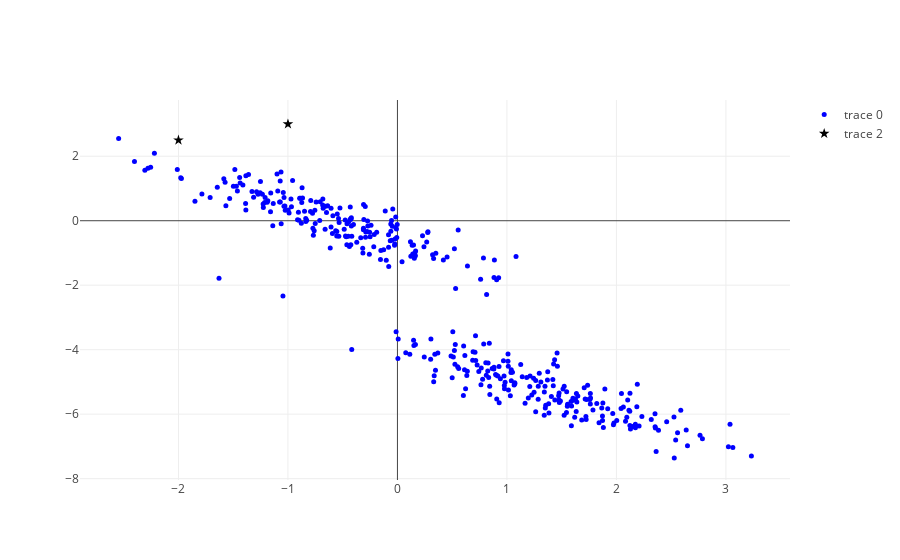
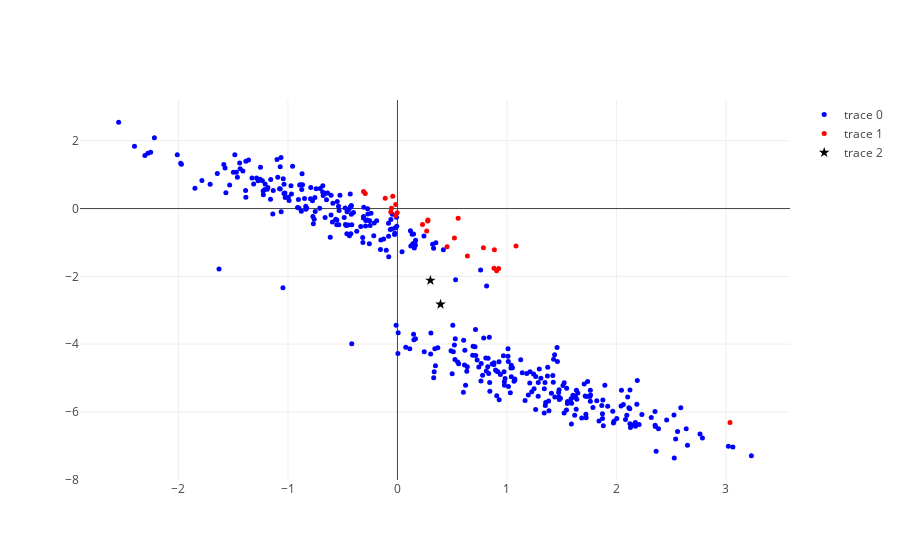
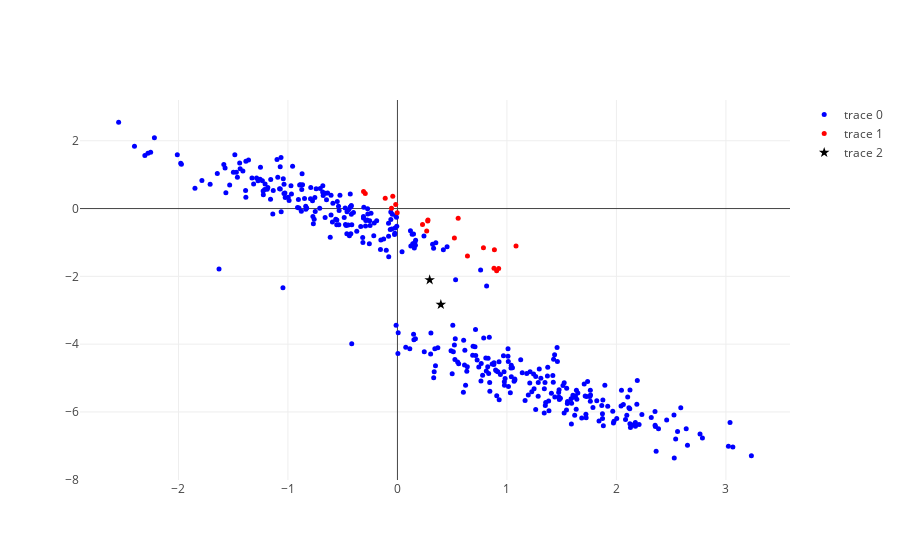
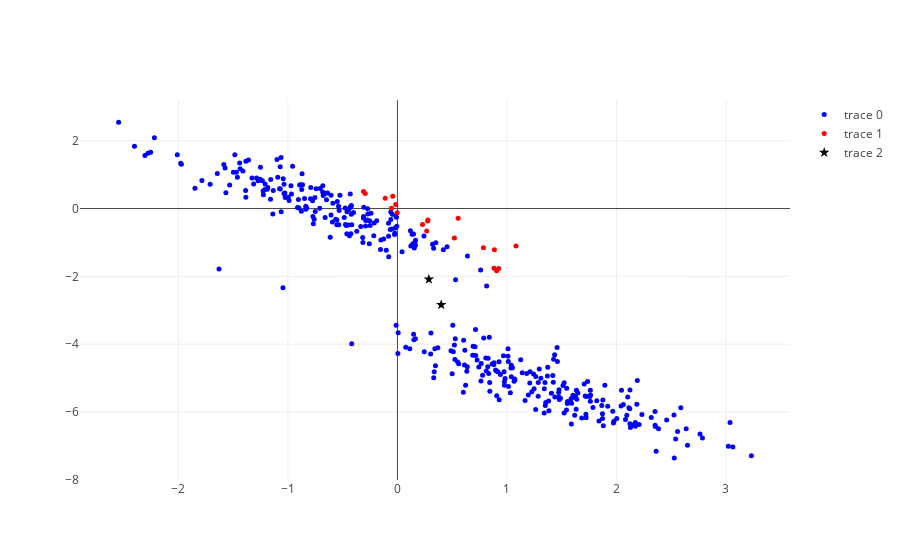

Notebook cell for these charts, in order:
### Code cell
n_iter = 50
n = 400
c = np.zeros((n,1))
d = np.zeros((k,1))
Q = np.zeros((n,2))

for m in range(n_iter):
    c = np.argmax(Q,1)
    A = np.where(c==0)
    B = np.where(c==1)
    scatter = go.Scatter(
    x = X[A[0],0],
    y = X[A[0],1],
    mode='markers',
    marker=dict(
            size=5,
            symbol='circle',
            color='blue',
            opacity=1
        )
    )
    scatter1 = go.Scatter(
        x = X[B[0],0],
        y = X[B[0],1],
        mode='markers',
        marker=dict(
            size=5,
            symbol='circle',
            color='red',
            opacity=1
        )
    )

    
    scatter4 = go.Scatter(
        x = centers[:,0],
        y = centers[:,1],
        mode='markers',
        marker=dict(
            size=8,
            symbol='star',
            color='black',
            opacity=1
        )
    )
    # Above code is for scatter plot of every iteration.

    data = [scatter,scatter1,scatter4]
    iplot(data, filename='fig0')
    # Assign clusters
    print(Sigma1)
    print(Sigma2)
    for i in range(n):
        #d[0] = (X[i,:] - centers[0,:])@Sigma1@(X[i,:] - centers[0,:]).T/2 - np.log(pi[0])
        #d[1] = (X[i,:] - centers[1,:])@Sigma2@(X[i,:] - centers[1,:]).T/2 - np.log(pi[1])
        #c[i] = np.argmin(d)

        var1 = multivariate_normal(mean=centers[0,:], cov=Sigma1)
        var2 = multivariate_normal(mean=centers[1,:], cov=Sigma2)
        Q[i,0] = var1.pdf(X[i,:])*pi[0]
        Q[i,1] = var2.pdf(X[i,:])*pi[1]
        sm =  Q[i,1] + Q[i,0]
        Q[i,0] = Q[i,0]/sm
        Q[i,1] = Q[i,1]/sm
    data = []
    
    # Compute Means and ellipsoids
    centers[0,:] = X.T@Q[:,0]/sum(Q[:,0])
    centers[1,:] = X.T@Q[:,1]/sum(Q[:,1])
    Sigma1 = np.zeros((2,2))
    Sigma2 = np.zeros((2,2))
    for t in range(n):
        Sigma1 = Sigma1 + Q[t,0]*np.asmatrix(X[t,:] - centers[0,:]).T@np.asmatrix(X[t,:] - centers[0,:])/sum(Q[:,0])
        Sigma2 = Sigma2 + Q[t,1]*np.asmatrix(X[t,:] - centers[1,:]).T@np.asmatrix(X[t,:] - centers[1,:])/sum(Q[:,1])
    pi[1] =  sum(Q[:,1])/n
    pi[0] = sum(Q[:,0])/n

### Figure 1 — Plotly figure (JSON) as saved in the notebook; plotly's stock layout.template omitted (floating-point values rounded to 4 significant figures; data arrays with more than 128 entries replaced by an {"elided": "..."} marker saying what was removed)
{"data": [{"marker": {"color": "blue", "opacity": 1, "size": 5, "symbol": "circle"}, "mode": "markers", "type": "scatter", "uid": "6c16cff8-bfc0-4329-97b3-5fcf9bd1466d", "x": {"elided": "400 float values"}, "y": {"elided": "400 float values"}}, {"marker": {"color": "red", "opacity": 1, "size": 5, "symbol": "circle"}, "mode": "markers", "type": "scatter", "uid": "56374fe0-d32d-401c-bb95-c9717268c1eb", "x": [], "y": []}, {"marker": {"color": "black", "opacity": 1, "size": 8, "symbol": "star"}, "mode": "markers", "type": "scatter", "uid": "9c96d0e5-9114-4e3b-9dad-b472e8ceb35e", "x": [-2, -1], "y": [2.5, 3]}], "layout": {}}

### Figure 2 — Plotly figure (JSON) as saved in the notebook; plotly's stock layout.template omitted (floating-point values rounded to 4 significant figures; data arrays with more than 128 entries replaced by an {"elided": "..."} marker saying what was removed)
{"data": [{"marker": {"color": "blue", "opacity": 1, "size": 5, "symbol": "circle"}, "mode": "markers", "type": "scatter", "uid": "a984f7fe-216c-40af-897c-170b3ecbcc41", "x": {"elided": "376 float values"}, "y": {"elided": "376 float values"}}, {"marker": {"color": "red", "opacity": 1, "size": 5, "symbol": "circle"}, "mode": "markers", "type": "scatter", "uid": "454c46f2-16da-49cc-b618-a502c3524ded", "x": [3.037, -0.06055, 0.4532, 0.2787, -0.04277, 0.6393, -0.01588, -0.01604, 0.8856, 0.5547, 1.083, -0.05405, -0.1116, 0.7854, 0.9059, -0.3095, 0.2672, -0.002112, 0.5201, 0.2289, 0.882, 0.9245, -0.2941, 0.2767], "y": [-6.312, -0.1014, -1.128, -0.3384, 0.3663, -1.403, 0.118, -0.2089, -1.218, -0.2861, -1.106, 0.009795, 0.3036, -1.154, -1.833, 0.5059, -0.6592, -0.1206, -0.8718, -0.4692, -1.761, -1.771, 0.4412, -0.3656]}, {"marker": {"color": "black", "opacity": 1, "size": 8, "symbol": "star"}, "mode": "markers", "type": "scatter", "uid": "df5591f4-8d1e-4121-a77c-95490340c26d", "x": [0.3932, 0.301], "y": [-2.825, -2.12]}], "layout": {}}

### Figure 3 — Plotly figure (JSON) as saved in the notebook; plotly's stock layout.template omitted (floating-point values rounded to 4 significant figures; data arrays with more than 128 entries replaced by an {"elided": "..."} marker saying what was removed)
{"data": [{"marker": {"color": "blue", "opacity": 1, "size": 5, "symbol": "circle"}, "mode": "markers", "type": "scatter", "uid": "df5dee36-948c-4a78-ac02-2e4d76feee74", "x": {"elided": "380 float values"}, "y": {"elided": "380 float values"}}, {"marker": {"color": "red", "opacity": 1, "size": 5, "symbol": "circle"}, "mode": "markers", "type": "scatter", "uid": "a78d575e-4d5a-4a86-aba3-e42a0c333d2a", "x": [0.2787, -0.04277, 0.6393, -0.01588, 0.8856, 0.5547, 1.083, -0.05405, -0.1116, 0.7854, 0.9059, -0.3095, 0.2672, -0.002112, 0.5201, 0.2289, 0.882, 0.9245, -0.2941, 0.2767], "y": [-0.3384, 0.3663, -1.403, 0.118, -1.218, -0.2861, -1.106, 0.009795, 0.3036, -1.154, -1.833, 0.5059, -0.6592, -0.1206, -0.8718, -0.4692, -1.761, -1.771, 0.4412, -0.3656]}, {"marker": {"color": "black", "opacity": 1, "size": 8, "symbol": "star"}, "mode": "markers", "type": "scatter", "uid": "a415a207-5c50-4846-96e4-48d8fc487d9c", "x": [0.3964, 0.2943], "y": [-2.832, -2.104]}], "layout": {}}

### Figure 4 — Plotly figure (JSON) as saved in the notebook; plotly's stock layout.template omitted (floating-point values rounded to 4 significant figures; data arrays with more than 128 entries replaced by an {"elided": "..."} marker saying what was removed)
{"data": [{"marker": {"color": "blue", "opacity": 1, "size": 5, "symbol": "circle"}, "mode": "markers", "type": "scatter", "uid": "ad450a70-0d51-49ec-a593-a72f6943d96c", "x": {"elided": "381 float values"}, "y": {"elided": "381 float values"}}, {"marker": {"color": "red", "opacity": 1, "size": 5, "symbol": "circle"}, "mode": "markers", "type": "scatter", "uid": "02bfb70d-af3a-4c8e-b760-03c485e38dd3", "x": [0.2787, -0.04277, -0.01588, 0.8856, 0.5547, 1.083, -0.05405, -0.1116, 0.7854, 0.9059, -0.3095, 0.2672, -0.002112, 0.5201, 0.2289, 0.882, 0.9245, -0.2941, 0.2767], "y": [-0.3384, 0.3663, 0.118, -1.218, -0.2861, -1.106, 0.009795, 0.3036, -1.154, -1.833, 0.5059, -0.6592, -0.1206, -0.8718, -0.4692, -1.761, -1.771, 0.4412, -0.3656]}, {"marker": {"color": "black", "opacity": 1, "size": 8, "symbol": "star"}, "mode": "markers", "type": "scatter", "uid": "bdf3dcb1-7877-4524-a1dd-8c9326556a4e", "x": [0.3999, 0.287], "y": [-2.841, -2.086]}], "layout": {}}
